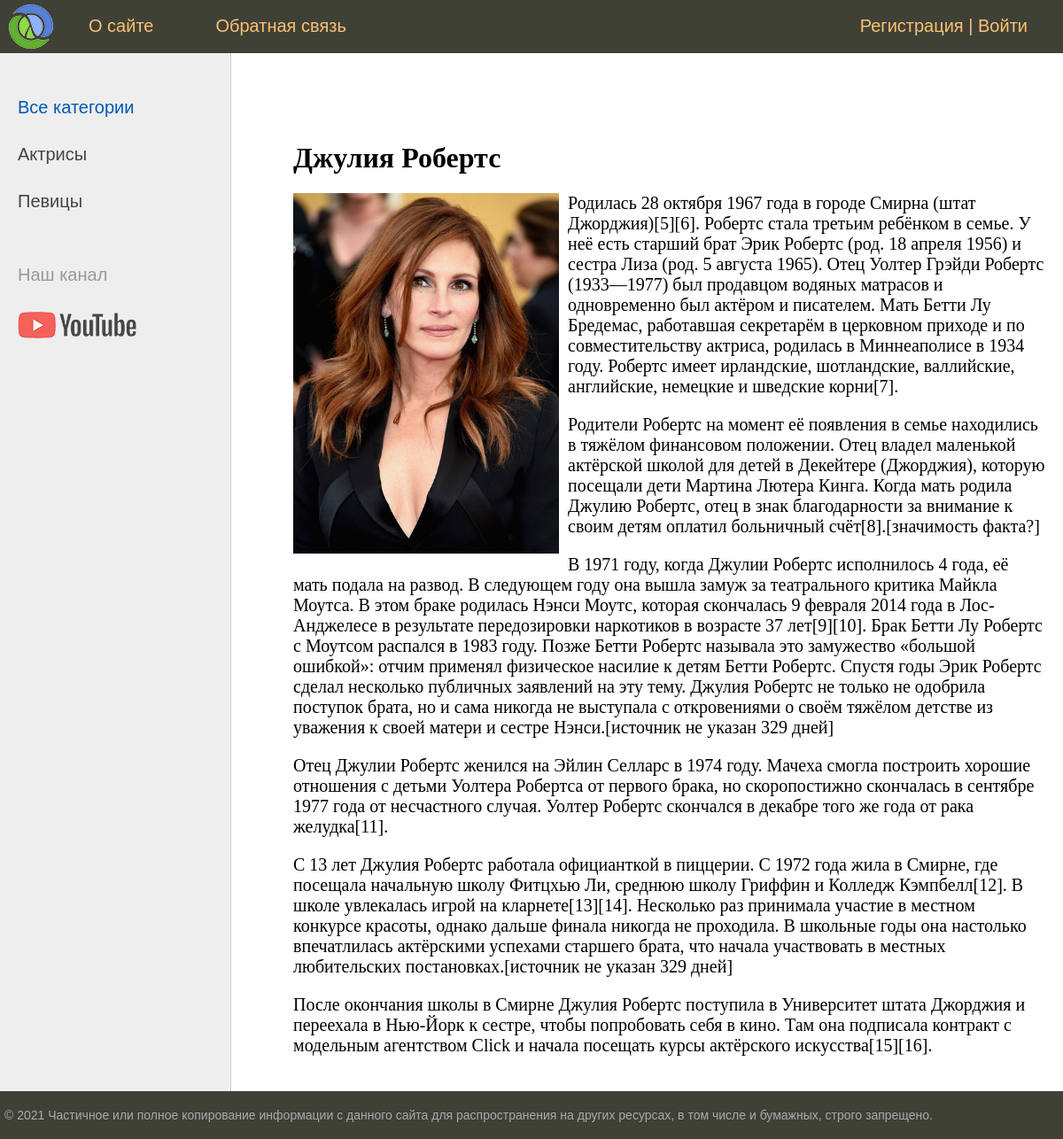
Page /post/dzhuliya-roberts/ on the committed database.
### women/models.py (models this page shows, shortened)
class Category(models.Model):
    name = models.CharField(max_length=100, db_index=True, verbose_name='Название категории')
    slug = models.SlugField(max_length=255, unique=True, db_index=True, verbose_name='URL')
    def get_absolute_url(self):
        return reverse('category', kwargs={'cat_slug': self.slug})
    class Meta:
        verbose_name = 'Категории'
        verbose_name_plural = 'Категории'
        ordering = ['name']

class Women(models.Model):
    title = models.CharField(max_length=255, verbose_name='Заголовок')
    slug = models.SlugField(max_length=255, unique=True, db_index=True, verbose_name='URL')
    content = models.TextField(verbose_name='Текст статьи')
    photo = models.ImageField(upload_to="photos/%Y/%m/%d", verbose_name="Фото")
    time_create = models.DateTimeField(auto_now_add=True, verbose_name='Дата создания')
    time_update = models.DateTimeField(auto_now=True, verbose_name='Дата изменения')
    is_published = models.BooleanField(default=True, verbose_name='Публикация')
    cat = models.ForeignKey('Category', on_delete=models.PROTECT, verbose_name='Категория')
    def __str__(self):
        return self.title
    class Meta:
        verbose_name = 'Известные женщины'
        verbose_name_plural = 'Известные женщины'
        ordering = ['id']

### women/views.py (the view)
# urls.py: path('post/<slug:post_slug>/', ShowPost.as_view(), name='post'),
class ShowPost(DataMixin, DetailView):
    model = Women
    template_name = 'women/post.html'
    slug_url_kwarg = 'post_slug'
    context_object_name = 'post'
    def get_context_data(self, *, object_list=None, **kwargs):
        context = super().get_context_data(**kwargs)
        c_def = self.get_user_context(title=context['post'])
        return dict(list(context.items()) + list(c_def.items()))

### women/utils.py (called while the page is built)
    def get_user_context(self, **kwargs):
        context = kwargs
        cats = cache.get('cats')
        if not cats:
            cats = Category.objects.annotate(Count('women'))
            cache.set('cats', cats, 60)
        user_menu = menu.copy()
        if not self.request.user.is_authenticated:
            user_menu.pop(1)
        context['menu'] = user_menu
        context['cats'] = cats
        if 'cat_selected' not in context:
            context['cat_selected'] = 0
        return context

### women/templates/women/post.html
{% extends 'women/base.html' %}
{% block content %}
    <h1>{{post.title}}</h1>
    {% if post.photo %}
    <p><img class="img-article-left" src="{{post.photo.url}}" alt="photo"></p>
    {% endif %}
    {{post.content|linebreaks}}
{% endblock %}

### women/templates/women/base.html (shortened to what this page needs)
{% load static %}
{% load women_tags %}
<!DOCTYPE html>
<html>
<head>
	<link type="text/css" href="{% static 'women/css/styles.css' %}" rel="stylesheet" />
</head>
<body>
<table class="table-page" border=0 cellpadding="0" cellspacing="0">
<tr><td valign=top>
{% block mainmenu %}
		<div class="header">
			<ul id="mainmenu" class="mainmenu">
			<li class="logo"><a href="{% url 'home' %}"><div class="logo"></div></a></li>
                {% for m in menu %}
                    <li><a href="{% url m.url_name %}">{{m.title}}</a></li>
                {% endfor %}
                {% if request.user.is_authenticated %}
                <li class="last">
                    {{ user.username }} | <a href="{% url 'logout' %}">Выйти</a>
                </li>
                {% else %}
                <li class="last">
                   <a href="{% url 'register' %}">Регистрация</a> | <a href="{% url 'login' %}">Войти</a>
                </li>
            {% endif %}
			</ul>
		</div>
{% endblock mainmenu %}
<table class="table-content" border=0 cellpadding="0" cellspacing="0">
<tr>
	<td valign="top" class="left-chapters">
	<ul id="leftchapters">
		{% if cat_selected == 0 %}
			<li class="selected">Все категории</li>
		{% else %}
			<li><a href="{% url 'home' %}">Все категории</a></li>
		{% endif %}
		{% for c in cats %}
            {% if c.women__count > 0 %}
                {% if c.pk == cat_selected %}
                    <li class="selected">{{ c.name }}</li>
                {% else %}
                    <li><a href="{{ c.get_absolute_url }}">{{ c.name }}</a></li>
                {% endif %}
            {% endif %}
        {% endfor %}
		<li class="share">
		<p>Наш канал</p>
		<a class="share-yt" href="https://www.youtube.com/channel/UClJzWfGWuGJL2t-3dYKcHTA/playlists" target="_blank" rel="nofollow"></a>
		</li>
	</ul>
</td>
<td valign="top" class="content">
	<div class="content-text">
    {% block content %}
    {% endblock %}
</td></tr></table>
</td></tr>
<tr><td valign=top>
	<div id="footer">
		<p>&copy; 2021 Частичное или полное копирование информации с данного сайта для распространения на других ресурсах, в том числе и бумажных, строго запрещено.</p>
	</div>
</td></tr></table>
</body>
</html>

### women/static/women/css/styles.css (style rules this page uses)
html, body { font-family: 'Arial'; margin: 0; padding: 0; height: 100%; width: 100%; color: #444; }
a { color: #0059b2; text-decoration: none; }
img { max-width: 600px; height: auto; }
img.img-article-left { max-width: 300px; height: auto; float: left; padding: 0 10px 10px 0; }
.table-page { width: 100%; height: 100%; vertical-align: top; }
.table-page tr { height: 100%; }
.header { background: #3F4137; height: 60px; }
.logo { background: url('../images/logo.png') no-repeat 10px 5px; width: 70px; height: 60px; }
ul.mainmenu { list-style: none; margin: 0; padding: 0; height: 60px; color: #fdc073; font-size: 20px; overflow: hidden; }
ul.mainmenu li { float: left; margin: 18px 40px 0 30px; }
ul.mainmenu li.logo { margin: 0; }
ul.mainmenu li.last { float: right; }
ul.mainmenu li a { color: #fdc073; text-decoration: none; }
.table-content { width: 100%; min-height: 100%; height: 100%; }
.left-chapters { margin: 0; background: #eee; border-right: 1px solid #ccc; min-height: 100%; }
.left-chapters ul { width: 230px; min-height: 100%; margin: 0; padding: 20px 10px 10px 20px; list-style: none; font-size: 20px; }
.left-chapters ul li { margin: 30px 0 0 0; color: #999; }
.left-chapters ul li.selected { color: #0059b2; }
.left-chapters ul li a { color: #444; text-decoration: none; }
.left-chapters ul li.share { margin: 60px 0 0 0; }
.left-chapters ul li.share p { margin: 30px 0 30px 0; }
.left-chapters ul li.share a { display: inline-block; width: 40px; height: 40px; margin: 0 20px 0 0; }
.left-chapters ul li.share a.share-yt { width: 100%; height: 30px; background: url('../images/share_yt.png') no-repeat 0 0 }
.content { padding: 40px 20px 20px 40px; width: 100%; box-sizing: border-box; }
.content-text { margin: 60px 0 0 30px; color: #000; font-size: 20px; font-family: Yandex Sans Display Light; }
.content-text h1 { font-size: 32px; }
#footer { box-sizing: border-box; background: #3F4137; padding: 5px; color: #aaa; font-size: 14px; font-family: Verdana, Geneva, Arial, Helvetica; text-align: left; overflow: hidden; }

### rows in the picture
Category: name "Актрисы"
Category: name "Певицы"
Women: title "Джулия Робертс", photo (picture), content "Родилась 28 октября 1967 года в городе Смирна (штат Джорджия)[5][6]. Робертс стала третьим ребёнком в семье. У неё есть старший брат Эрик Робертс (род. 18 апреля 1956) и сестра Лиза (род. 5 августа 1965). Отец Уолтер Грэйди Робертс (1933—1977) был продавцом водяных матрасов и одновременно был актёром и писателем. Мать Бетти Лу Бредемас, работавшая секретарём в церковном приходе и по совместительству актриса, родилась в Миннеаполисе в 1934 году. Робертс имеет ирландские, шотландские, валлийские, английские, немецкие и шведские корни[7]. Родители Робертс на момент её появления в семье находились в тяжёлом финансовом положении. Отец владел маленькой актёрской школой для детей в Декейтере…"

### other values in the picture
{{ m.title }} "О сайте" "Обратная связь"
